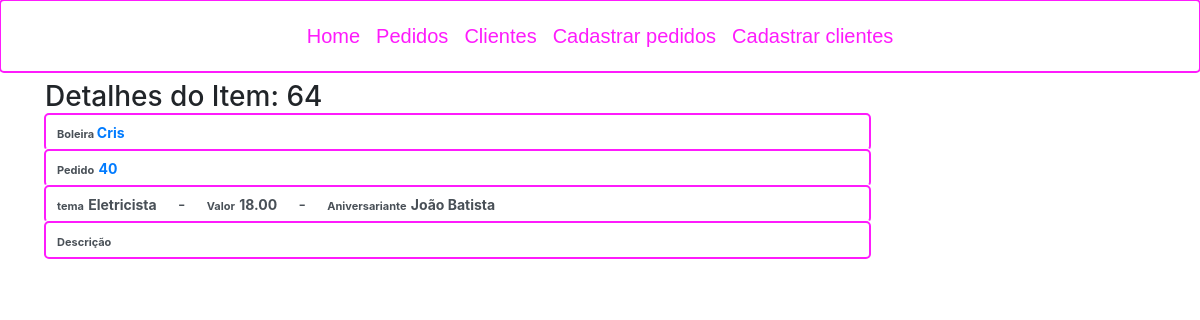
The page /orders/64/order_items_details/ (signed in) on the database its author committed.
### order_control/models.py (models this page shows, shortened)
class BoxTop(models.Model):
    gift = models.BooleanField(default=False, verbose_name="Brinde?")
    type = models.CharField(max_length=255, choices=BOX_TOP_CHOICES)
    theme = models.CharField(max_length=255)
    birthdayName = models.CharField(max_length=255, null=True, blank=True)
    amount = models.DecimalField(max_digits=8, decimal_places=2, default=0.00, verbose_name='Valor total das Caixas R$')
    description = models.CharField(max_length=255, null=True, blank=True)
    storedIn = models.FileField(upload_to='boxes/', null=True, blank=True, verbose_name='Figura')
    order = models.ForeignKey(Order, on_delete=models.PROTECT)

class Order(models.Model):
    createdAt = models.DateTimeField(auto_now_add=True)
    deliveryAt = models.DateTimeField(null=True, blank=True, verbose_name="Entregar em")
    delivered = models.BooleanField(default=False, verbose_name="Entregue")
    description = models.TextField(max_length=255, null=True, blank=True)
    downPayment = models.DecimalField(max_digits=8, decimal_places=2, verbose_name='Entrada R$', null=True, blank=True, default=0.00)
    totalOrder = models.DecimalField(max_digits=8, decimal_places=2, verbose_name='Total Pedido R$', null=True, blank=True, default=0.00)
    totalPayment = models.DecimalField(max_digits=8, decimal_places=2, verbose_name='Total Pago R$', null=True, blank=True, default=0.00)
    client = models.ForeignKey(Client, on_delete=models.PROTECT, verbose_name='Cliente')

class Client (models.Model):
    createAt = models.DateTimeField(auto_now_add=True)
    name = models.CharField(max_length=255, verbose_name='Nome do Cliente')
    phone = models.CharField(max_length=15, null=True, blank=True, verbose_name='Telefone')
    picture = models.FileField(upload_to='clients/', null=True, blank=True, verbose_name='Foto de Perfil')
    balance = models.DecimalField(max_digits=8, decimal_places=2, default=0.0, verbose_name='Balanço')
    cakeMaker = models.BooleanField(default=False, verbose_name='Boleira')

### order_control/views.py (the view)
# urls.py: path('orders/<int:id>/order_items_details/', views.order_items_details, name='order_items_details'),
@login_required(login_url=reverse_lazy('order_control:login'))
def order_items_details(request, id):
    order_item = BoxTop.objects.get(id=id)
    return render(request, 'order_control/order/item_detail.html', {'order_item': order_item})

### templates/order_control/order/item_detail.html (shortened to what this page needs)
{% extends "layout.html" %}
{% block content %}
<div class="container" xmlns="http://www.w3.org/1999/html" xmlns="http://www.w3.org/1999/html">
        <h3> Detalhes do Item:  {{ order_item.id }}
        <div class="form-group">
            <div class="row">
                <div  id="head" class="col-sm-9" >
                    <div class='form-control'>
                        <span class='label label-default' style='font-size:11px;'>
                            <strong>
                                {% if order_item.order.client.cakeMaker%}
                                    Boleira
                                {% else %}
                                    cliente
                                {% endif %}
                            </strong>
                        </span>
                        <span class='label label-default' style='font-size:14px;'  >
                            <a href="{% url 'order_control:client_detail'  order_item.order.client.id %}">
                                <strong>{{ order_item.order.client.name }}</strong></span>
                    </div>
                    <div class='form-control'>
                        <span class='label label-default' style='font-size:11px;'><strong>Pedido</strong></span>
                        <a href="{% url 'order_control:order_detail'  order_item.order.id %}">
                                <span class='label label-default' style='font-size:14px;' ><strong>{{ order_item.order.id }}</strong></span>
                        </a>
                    </div>
                    <div class='form-control'>
                        <span class='label label-default' style='font-size:11px;'><strong>tema</strong></span>
                        <span class='label label-default' style='font-size:14px;' ><strong>{{ order_item.theme }}</strong></span>
                         &nbsp; &nbsp; - &nbsp; &nbsp;
                        <span class='label label-default' style='font-size:11px;'><strong>Valor</strong></span>
                        <span class='label label-default' style='font-size:14px;' ><strong>{{ order_item.amount }}</strong></span>
                        &nbsp; &nbsp; - &nbsp; &nbsp;
                        <span class='label label-default' style='font-size:11px;'><strong>Aniversariante</strong></span>
                        {% if order_item.birthdayName%}
                            <span class='label label-default' style='font-size:14px;' ><strong>{{ order_item.birthdayName }}</strong></span>
                        {% endif%}
                    </div>
                    <div class='form-control'>
                        <span class='label label-default' style='font-size:11px;'><strong>Descrição</strong></span>
                    </div>
                </div>
            </div>
    </div>
{% endblock %}

### static/order_control/css/style.css (style rules this page uses)
.form-control, .form-control:focus { box-shadow: 0 0 0 0 rgba(255, 255, 255, 0); border: rgba(255, 255, 255, 0); outline: #fe1bfcff auto 5px ; }

### rows shown on the page
BoxTop: id "64", order.client.name "Cris", order.id "40", theme "Eletricista", amount "18.00", birthdayName "João Batista"
